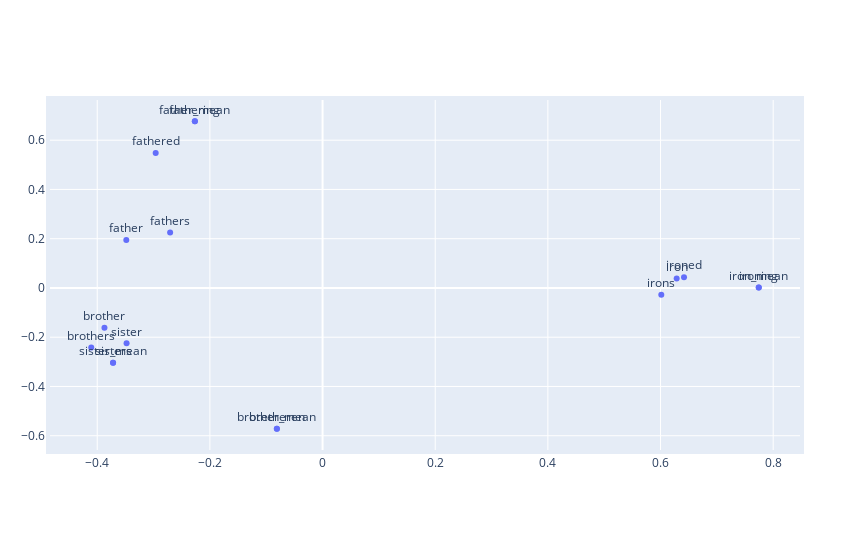

The notebook cell saved with this chart:
### Markdown cell above
### We can see that, mean values doesn't make much sense with t-SNE method. Now, we will try with PCA.

### Code cell
def reduce_dimensions_pca_norm_with_mean_labels(lexi):
    
    num_dimensions = 2  # final num dimensions (2D, 3D, etc)
    means_vector = []
    means_label = []
    vectors = [] # positions in vector space
    labels = [] # keep track of words to label our data again later
    for ls in lexi:
        counter = 0
        for word in ls:
            vectors.append(model.wv.word_vec(word, use_norm=True))
            labels.append(word)
            index = 0
            temp = []
            while(index<len(ls)):
                temp.append(model.wv.word_vec(word, use_norm=True))
                if counter < 1:
                    means_label.append("{words}_mean".format(words = word))
                counter += 1
                index += 1
            mean = np.mean(temp, axis=0)
        means_vector.append(mean)

    # convert both lists into numpy vectors for reduction
    vectors = np.asarray(vectors)
    labels = np.asarray(labels)
    
    means_vector = np.asarray(means_vector)
    means_label = np.asarray(means_label)
    
    # concatenating the arrays; 
    
    vectors2 = np.concatenate([vectors,means_vector])
    labels2 = np.concatenate([labels,means_label])

    # reduce using PCA
    vectors2 = np.asarray(vectors2)
    pca = PCA(n_components=num_dimensions, random_state=0)
    vectors2 = pca.fit_transform(vectors2)
    
    x_vals = [v[0] for v in vectors2]
    y_vals = [v[1] for v in vectors2]
    
    sh = len(means_vector)
    means_x_vals = [v[0] for v in vectors2[-sh:]]
    means_y_vals = [v[1] for v in vectors2[-sh:]]
    
    return x_vals, y_vals, labels2, means_label, means_x_vals, means_y_vals

x_vals, y_vals, labels, means_label, means_x_vals, means_y_vals  = reduce_dimensions_pca_norm_with_mean_labels(lexi_nd[4:8])
plot_with_plotly(x_vals, y_vals, labels)

### Figure 1 — Plotly figure (JSON) as saved in the notebook; plotly's stock layout.template omitted (floating-point values rounded to 4 significant figures)
{"data": [{"mode": "text+markers", "text": ["brother", "brothers", "bretheren", "sister", "sisters", "father", "fathers", "fathered", "fathering", "iron", "irons", "ironed", "ironing", "brother_mean", "sister_mean", "father_mean", "iron_mean"], "textposition": "top center", "type": "scatter", "x": [-0.3872, -0.4106, -0.08114, -0.3479, -0.3719, -0.3484, -0.2706, -0.2962, -0.2267, 0.6287, 0.6014, 0.6417, 0.7744, -0.08114, -0.3719, -0.2267, 0.7744], "y": [-0.162, -0.242, -0.5716, -0.2248, -0.3038, 0.1947, 0.2248, 0.5479, 0.6769, 0.03833, -0.02723, 0.04357, 0.001978, -0.5716, -0.3038, 0.6769, 0.001978]}], "layout": {"autosize": false, "height": 550, "margin": {"b": 100, "l": 50, "pad": 4, "r": 50, "t": 100}, "width": 850}}
